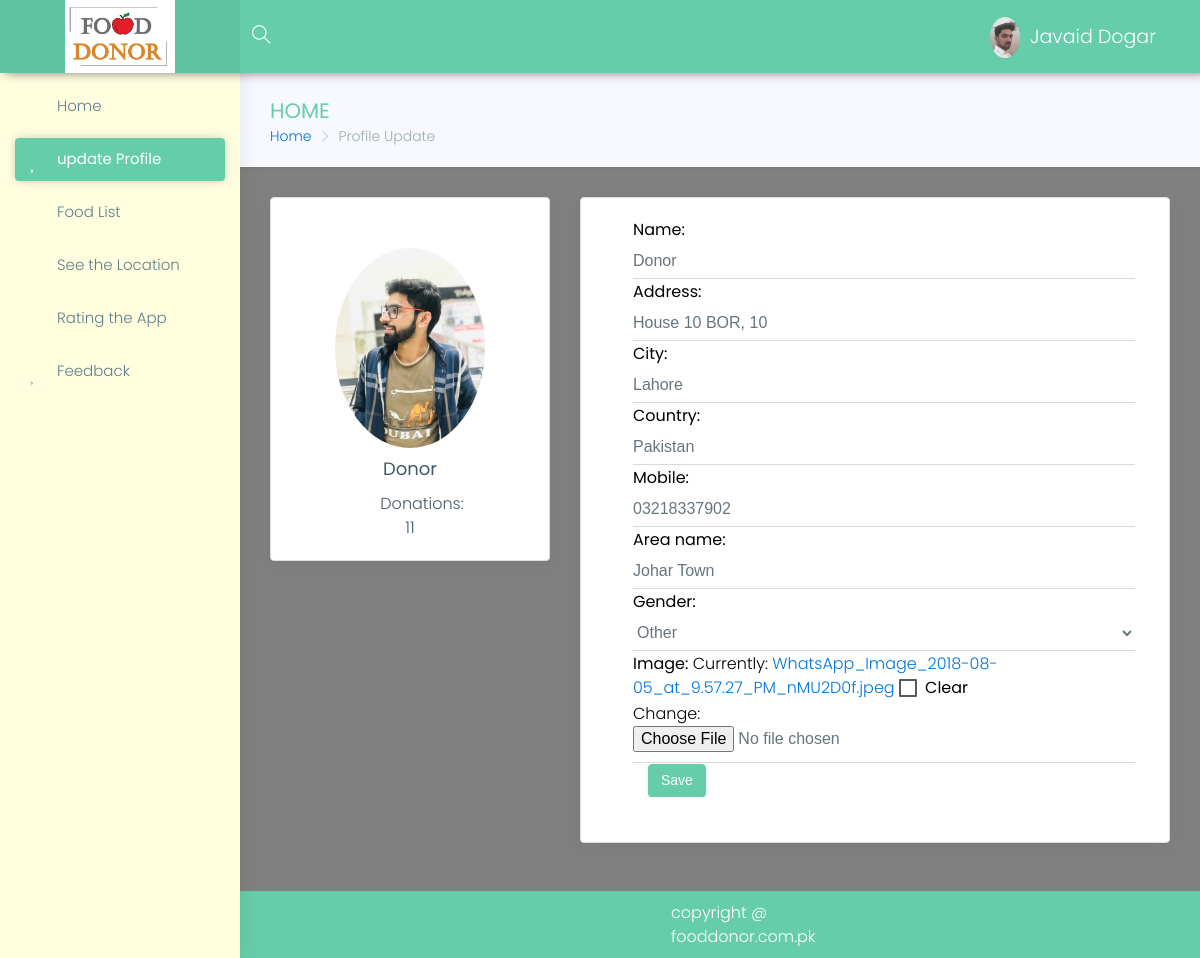
The page /donor/profile (signed in) on the database its author committed.
### donor/models.py (models this page shows, shortened)
class Donor(models.Model):
    user = models.OneToOneField(User, on_delete=models.CASCADE, primary_key=True)
    name = models.CharField(max_length=100, blank=False, null=False)
    role = models.CharField(default='Donor',blank=False,max_length=10)
    address = models.CharField(max_length=100, blank=False, null=False)
    mobile = models.CharField(max_length=15, blank=False)
    area_name=models.CharField(help_text='Johar Town, Faisal Town',max_length=30)
    image=models.ImageField(blank=True)
    gender=models.CharField(max_length=6,blank=True,null=True,choices=gender)
    city=models.CharField(max_length=20,blank=True,null=True)
    country=models.CharField(max_length=20,blank=True,null=True)

### donor/views.py (the view)
@login_required
def profile(request):
    donor = Donor.objects.get(user=request.user)
    donations = Food.objects.filter(donor=donor).__len__()
    msg = ""
    form = ProfileForm(instance=donor)
    if request.method == "POST":
        form = ProfileForm(request.POST, request.FILES, instance=donor)
        if form.is_valid():
            form.save()
            msg = "Profile Updated Successfully"
    return render(request, 'donor/profile.html', {'form': form, 'msg': msg, 'donations': donations, 'user': donor})

### donor/forms.py
class ProfileForm(ModelForm):
    class Meta:
        model=Donor
        fields=(
            "name",
            "address",
            'city',
            'country',
            "mobile",
            "area_name",
            'gender',
            'image'
        )

### templates/donor/profile.html (shortened to what this page needs)
{% extends 'panel-base.html' %}
{% load static %}
{% block sidebar %}
            {% include 'donor/sidebar.html' %}
        {% endblock %}
{% block bradcrump %}
    <div class="row page-titles">
                    <div class="col-md-5 col-8 align-self-center">
                        <h3 class="text-themecolor">HOME</h3>
                        <ol class="breadcrumb">
                            <li class="breadcrumb-item"><a href="{% url 'donor-index' %}">Home</a></li>
                            <li class="breadcrumb-item active">Profile Update</li>
                        </ol>
                    </div>
                </div>
{% endblock %}
{% block main %}
 <div class="row">
                    <div class="col-lg-4 col-xlg-3 col-md-5">
                        <div class="card">
                            <div class="card-block">
                                <center class="m-t-30">
                                    {% if user.image %}
                                        <img src="{{ user.image.url }}" class="img-circle" width="150" />
                                    {% endif %}
                                    <h4 class="card-title m-t-10">{{ user.name }}</h4>
                                    <div class="row text-center justify-content-md-center">
                                        <div class="col-4"><a href="javascript:void(0)" class="link">Donations: {{ donations }}</a></div>
                                    </div>
                                </center>
                            </div>
                        </div>
                    </div>
                    <div class="col-lg-8 col-xlg-9 col-md-7">
                        <div class="card" style=" background-color: white;">
                            <div class="card-block" style="margin-left: 32px;
                              padding-right: 34px; color: black;">
                                <form method="post" enctype="multipart/form-data" class="form-horizontal form-material">
                                   {% include 'form.html' %}
                                    <div class="form-group">
                                        <div class="col-sm-12">
                                            <button class="btn btn-success">Save</button>
                                        </div>
                                    </div>
                                </form>
                            </div>
                        </div>
                    </div>
                </div>
{% endblock %}

### templates/form.html (shortened to what this page needs)
{% for field in form %}
        {{ field.label_tag }}
        {{ field }}
{% endfor %}

### home/static/Panel/lite/css/colors/blue.css (style rules this page uses)
.text-themecolor { color: #66CDAA !important; }

### rows shown on the page
Donor: image (picture), name "Donor", form "Donor" "House 10 BOR, 10" "Lahore" "Pakistan" "03218337902" "Johar Town" "Other"

### other values the page prints
{{ donations }} "11"
{{ field.label_tag }} "Name:" "Address:" "City:" "Country:" "Mobile:" "Area name:" "Gender:" "Image:"
